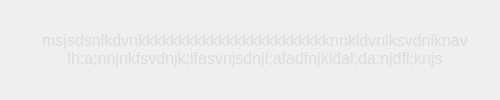
<?xml version="1.0" encoding="UTF-8"?>
<ui version="4.0">
 <class>MainWindow2</class>
 <widget class="QMainWindow" name="MainWindow2">
  <property name="geometry">
   <rect>
    <x>0</x>
    <y>0</y>
    <width>500</width>
    <height>100</height>
   </rect>
  </property>
  <property name="sizePolicy">
   <sizepolicy hsizetype="Fixed" vsizetype="Fixed">
    <horstretch>0</horstretch>
    <verstretch>0</verstretch>
   </sizepolicy>
  </property>
  <property name="minimumSize">
   <size>
    <width>500</width>
    <height>100</height>
   </size>
  </property>
  <property name="maximumSize">
   <size>
    <width>500</width>
    <height>100</height>
   </size>
  </property>
  <property name="windowTitle">
   <string>MainWindow</string>
  </property>
  <property name="autoFillBackground">
   <bool>false</bool>
  </property>
  <property name="styleSheet">
   <string notr="true"/>
  </property>
  <widget class="QWidget" name="centralwidget2">
   <property name="styleSheet">
    <string notr="true">background-color: rgba(255, 255, 255, 0);</string>
   </property>
   <layout class="QHBoxLayout" name="horizontalLayout">
    <property name="spacing">
     <number>0</number>
    </property>
    <property name="leftMargin">
     <number>0</number>
    </property>
    <property name="topMargin">
     <number>0</number>
    </property>
    <property name="rightMargin">
     <number>0</number>
    </property>
    <property name="bottomMargin">
     <number>0</number>
    </property>
    <item>
     <widget class="QLabel" name="label">
      <property name="styleSheet">
       <string notr="true">color:rgb(220, 220, 220);
background:rgba(40,40,40,0);
padding-left:10px;
font-family: 'System';
font-size:16px;</string>
      </property>
      <property name="text">
       <string>msjsdsnlkdvnkkkkkkkkkkkkkkkkkkkkkkkknnkldvnlksvdnlknav
lh;a;nnjnkfsvdnjk;lfasvnjsdnjl;afadfnjkldal;da;njdfl;knjs</string>
      </property>
      <property name="textFormat">
       <enum>Qt::RichText</enum>
      </property>
      <property name="scaledContents">
       <bool>true</bool>
      </property>
      <property name="alignment">
       <set>Qt::AlignCenter</set>
      </property>
      <property name="wordWrap">
       <bool>true</bool>
      </property>
     </widget>
    </item>
   </layout>
  </widget>
 </widget>
 <resources/>
 <connections/>
</ui>
